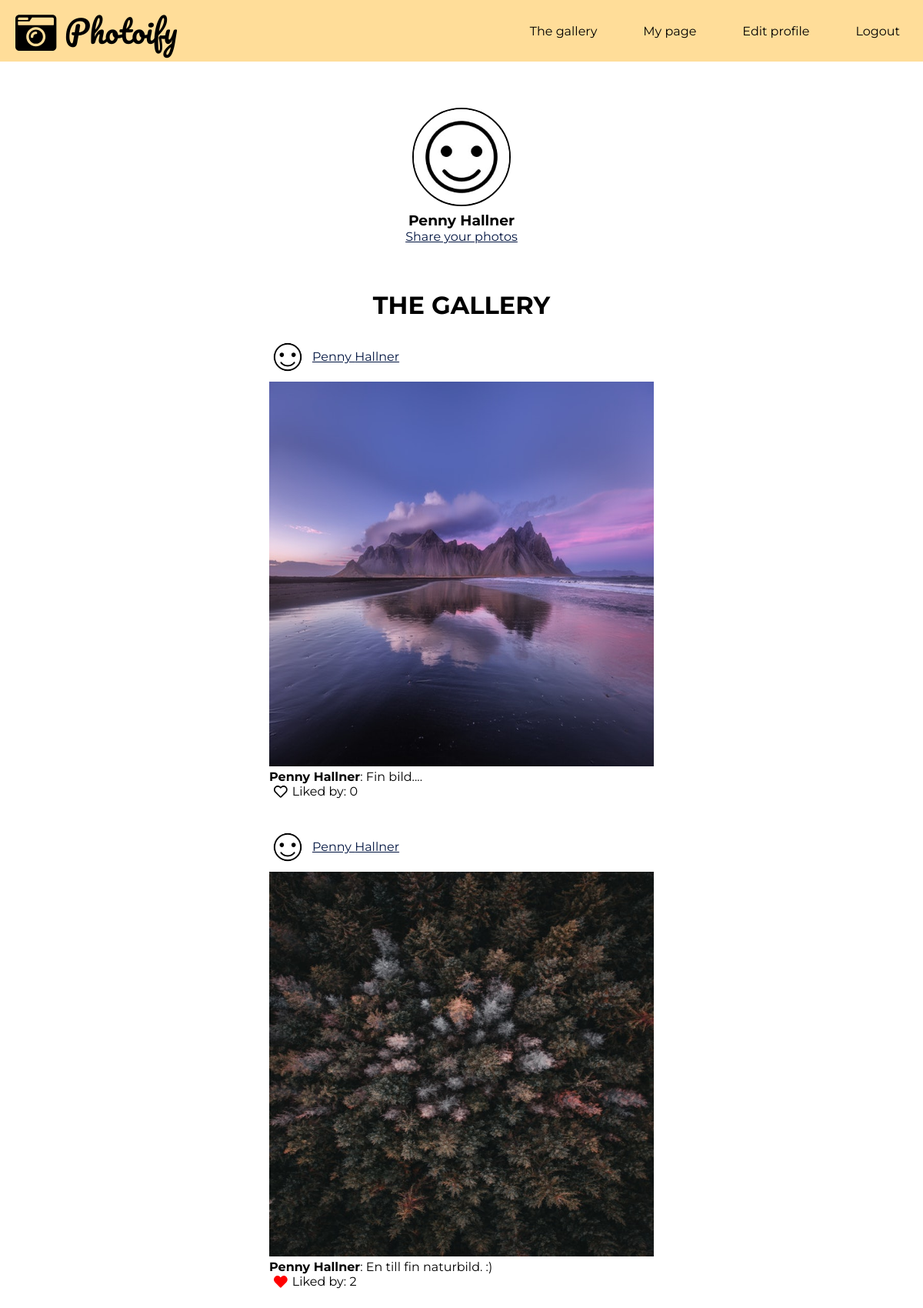
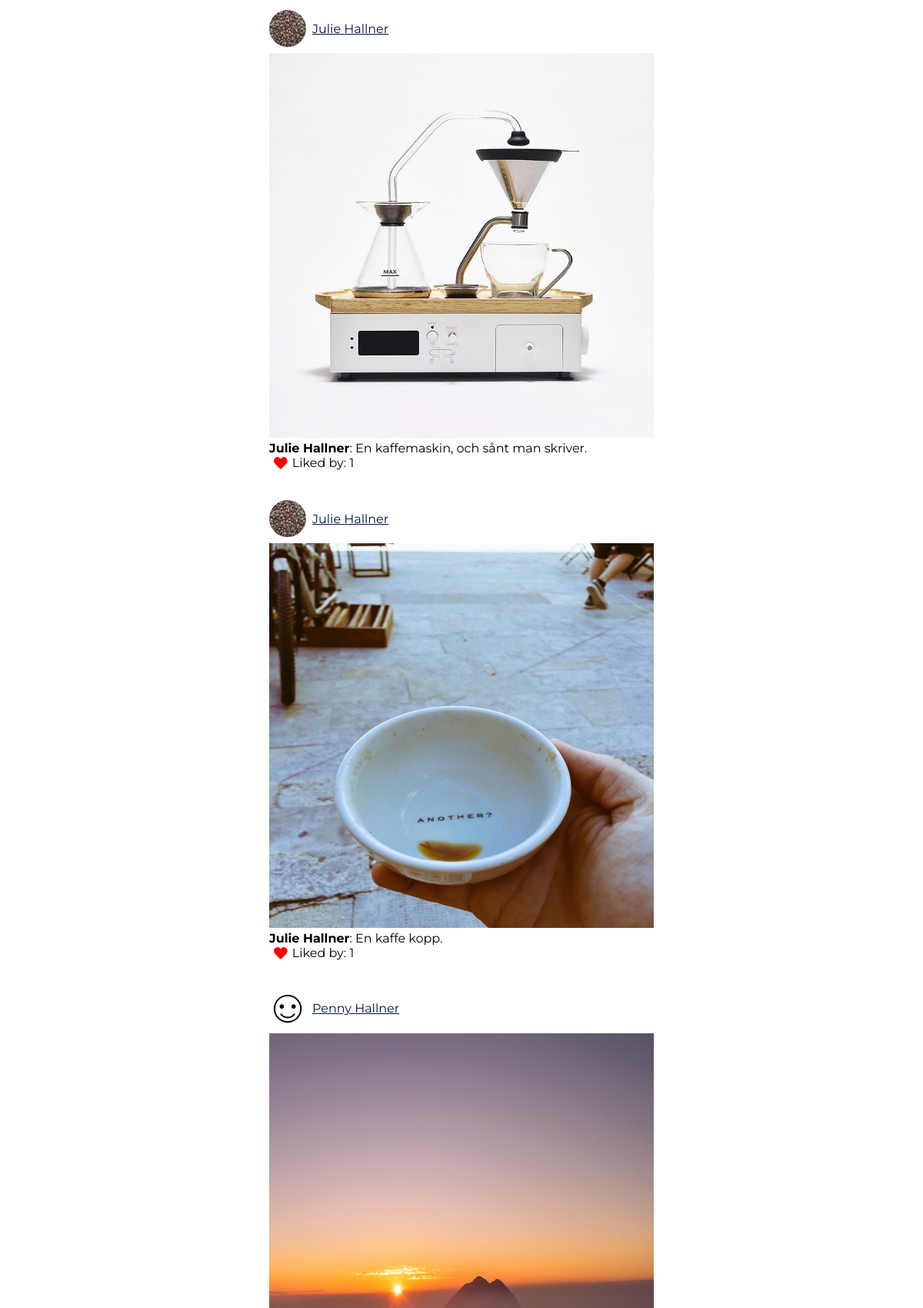
The page / (signed in, upper part) on the database its author committed (2 pictures, top to bottom).
### tables this page shows
CREATE TABLE "posts" (
	`post_id`	INTEGER NOT NULL PRIMARY KEY AUTOINCREMENT,
	`post`	TEXT NOT NULL,
	`date`	TEXT,
	`user_id`	INTEGER,
	`content`	TEXT
);

CREATE TABLE "users" (
	`user_id`	INTEGER NOT NULL PRIMARY KEY AUTOINCREMENT,
	`first_name`	TEXT NOT NULL,
	`last_name`	TEXT NOT NULL,
	`profile_pic`	TEXT DEFAULT 'default_profile.jpg',
	`email`	TEXT NOT NULL UNIQUE,
	`password`	TEXT NOT NULL,
	`bio`	TEXT
);

### app/functions.php (called while the page is built, shortened)
<?php
function postFeed() {
    $config = require __DIR__.'/config.php';
    $pdo = new PDO($config['database_path']);
    $statement = $pdo->prepare(
        'SELECT a.post, a.content, a.post_id, c.first_name, c.last_name, c.profile_pic, c.user_id, count(l.post_like)
        AS "like"
        FROM posts a
        LEFT JOIN users c ON a.user_id=c.user_id
		LEFT JOIN likes l ON a.post_id=l.post_id
		GROUP BY a.post_id
		ORDER BY a.date DESC;');
        $statement->execute();
        $postsFeed = $statement->fetchAll(PDO::FETCH_ASSOC);
        return $postsFeed;
}

### home.php (the view, shortened to what this page needs)
<article class="homepage">
    <div class="top-gallery-page">
        <?php require __DIR__.'/views/intro.php'; ?>
        <a href="upload_photo.php">Share your photos</a>
    </div>
<?php
    $posts = postFeed();
?>
    <div class="gallery-page">
        <h1>The gallery</h1>
        <?php foreach ($posts as $post): ?>
            <div class="post">
                <div class="image-names">
                    <img class="profile-pic-small" src="image/profile/<?php echo $post['profile_pic'];?>" alt="avatar">
                    <a href="visit_user.php?user_id=<?php echo $post['user_id'];?>">
                        <p><?php echo $post['first_name'].' '. $post['last_name'];?></p>
                    </a>
                </div>
                    <img class="gallery-pics" src="image/post/<?php echo $post['post'];?>" alt="photoify">
                    <p><b><?php echo $post['first_name'].' '. $post['last_name']?></b><?php echo ': '. $post['content'];?></p>
    <?php
        $statement = $pdo->prepare(
            'SELECT * FROM likes
            WHERE post_id = :post_id
            AND user_id = :user_id');
            $statement->bindParam(':post_id', $post['post_id'], PDO::PARAM_INT);
            $statement->bindParam(':user_id', $_SESSION['user']['user_id'], PDO::PARAM_INT);
            $statement->execute();
            $alreadyLiked = $statement->fetch(PDO::FETCH_ASSOC);
    ?>
        <?php if($alreadyLiked):?>
            <form class="like-post" action="app/likes/delete.php" method="post">
                <button type="submit" name="like" class="like">
                    <span style="color:red;">
                        <i class="fas fa-heart fa-lg"></i>
                    </span>
                </button>
                    <p>Liked by: <?php echo $post['like']; ?></p>
            </form>
    <?php else: ?>
            <form class="like-post" action="app/likes/like.php" method="post">
                <button type="submit" name="like" class="like">
                    <i class="far fa-heart fa-lg"></i>
                </button>
                    <p>Liked by: <?php echo $post['like']; ?></p>
            </form>
    <?php endif; ?>
            <br><br>
        </div>
    <?php endforeach; ?>
    </div>
</article>

### assets/styles/main.css (style rules this page uses)
* { box-sizing: border-box; margin: 0px; }
body { width: 100%; height: 100vh; background-color: #ffff; display:flex; flex-direction: column; font-family: 'Montserrat', sans-serif; }
body a { color: #001440; }
@media screen and (min-width: 600px) { * { box-sizing: border-box; margin: 0px; } }
@media screen and (min-width: 800px) { * { box-sizing: border-box; margin: 0px; } }

### assets/styles/home.css (style rules this page uses)
.homepage { height: 100vh; }
.gallery-page h1 { font-size: 2em; text-transform: uppercase; padding-bottom: 2%; }
.top-gallery-page { display: flex; flex-direction: column; align-items: center; margin-bottom: 5%; }
.image-names a { display: flex; }
.gallery-page { display: flex; flex-direction: column; align-items: center; padding-bottom: 20%; }
.gallery-pics { width: 350px; height: 350px; }
.profile-pic-small { height: 3em; width: 3em; border-radius: 50%; margin-top: 0px; }
.image-names { display: flex; flex-direction: row; margin-bottom: 0.5em; }
.image-names p { align-self: center; margin-left: 0.5em; }
.like-post { display: flex; flex-direction: row; }
.like { background-color: white; border: none; }
@media screen and (min-width: 600px) { .gallery-pics { width: 400px; height: 400px; } }
@media screen and (min-width: 800px) { .gallery-pics { width: 500px; height: 500px; } }
@media screen and (min-width: 800px) { .gallery-page { padding-bottom: 10%; } }

### rows shown on the page
posts: user.profile_pic (placeholder picture), user.first_name "Penny", user.last_name "Hallner", post (picture), content "Fin bild....", like "0"
posts: user.profile_pic (placeholder picture), user.first_name "Penny", user.last_name "Hallner", post (picture), content "En till fin naturbild. :)", like "2"
posts: user.profile_pic (picture), user.first_name "Julie", user.last_name "Hallner", post (picture), content "En kaffemaskin, och sånt man skriver.", like "1"
posts: user.profile_pic (picture), user.first_name "Julie", user.last_name "Hallner", post (picture), content "En kaffe kopp.", like "1"
posts: user.profile_pic (placeholder picture), user.first_name "Penny", user.last_name "Hallner", post (picture)

### other values the page prints
$_SESSION['user']['first_name'] "Penny"
$_SESSION['user']['last_name'] "Hallner"
